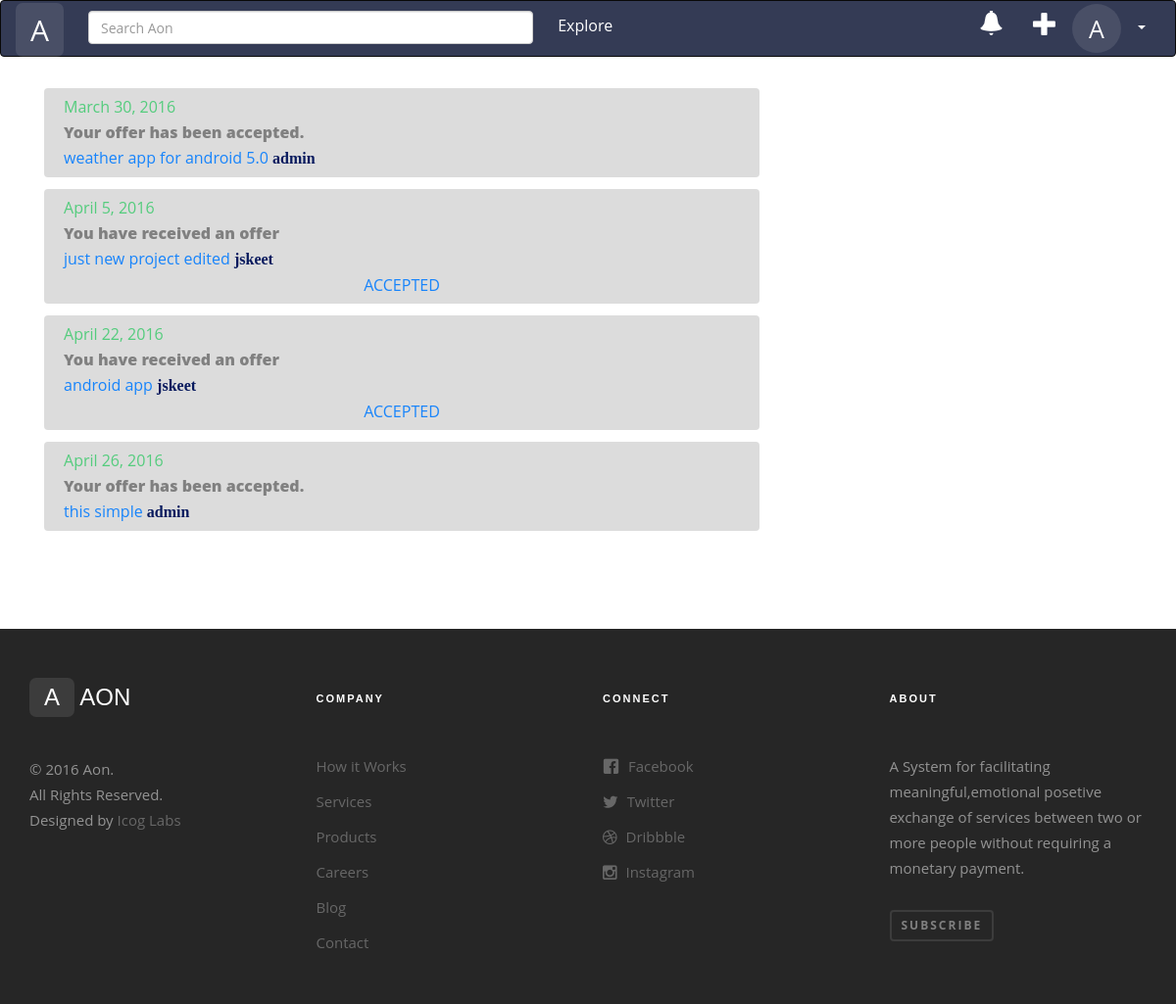
The page /notifications/ (signed in) on the database its author committed.
### app/models.py (models this page shows, shortened)
class Notification(models.Model):
    RECEIVED_OFFER = 200
    OFFER_ACCEPTED = 201
    OFFER_REJECTED = 202
    NOTIFICATION_TYPES = (
        (RECEIVED_OFFER, _('RECEIVED_OFFER')),
        (OFFER_ACCEPTED, _('OFFER_ACCEPTED')),
        (OFFER_REJECTED, _('OFFER_REJECTED')),
    )
    for_user = models.ForeignKey(User, null=False, blank=True)
    action_url = models.URLField(null=False, blank=False)
    type = models.SmallIntegerField(choices=NOTIFICATION_TYPES, blank=True, null=True)
    message = models.CharField(null=False, max_length=200, blank=False)
    is_seen = models.BooleanField(default=False, null=False)
    extra = models.ForeignKey(Offer, null=True, blank=True)
    created_at = models.DateTimeField(auto_now_add=True)

class Offer(models.Model):
    project = models.ForeignKey(Request, null=False, blank=False)
    offer_by = models.ForeignKey(User, null=False, blank=False)
    is_accepted = models.BooleanField(default=False)
    is_seen = models.BooleanField(default=False)
    created_at = models.DateTimeField(auto_now_add=True)
    updated_at = models.DateTimeField(auto_now=True)

class Request(models.Model):
    PROJECT_STATUS = (
        (STATUS_OPEN, _('Open')),
        (STATUS_DONE, _('Done')),
        (STATUS_CLOSED, _('Closed'))
    )
    title = models.CharField(max_length=200)
    type = models.ForeignKey(RequestCategory, blank=True, null=True)
    description = models.TextField(blank=True)
    slug = models.SlugField(max_length=200, unique=True, blank=True)
    status = models.SmallIntegerField(choices=PROJECT_STATUS, blank=True, default=STATUS_OPEN)
    created_by = models.ForeignKey(User, related_name='requested_by')
    skills = models.ManyToManyField(SkillTag, blank=True, related_name='collaborators')
    collaborators = models.ManyToManyField(User, blank=True)
    publish = models.BooleanField(blank=True, default=True)
    created = models.DateTimeField(auto_now_add=True)
    updated = models.DateTimeField(auto_now=True)
    objects = RequestQuerySet.as_manager()
    class Meta:
        verbose_name = "Request"
        verbose_name_plural = "Requests"
        ordering = ["-created"]

### app/views.py (the view)
# urls.py: url(r'^notifications/$', views.notifications, name='notifications'),
@login_required()
def notifications(request):
    user_notifications = Notification.objects.filter(for_user=request.user)
    for notification in user_notifications:
        notification.is_seen = True
        notification.save()
    user_notifications = Notification.objects.filter(for_user=request.user)
    return render(request=request, template_name='app/notifications.html',
                  context={'notifications': user_notifications})

### app/templates/app/notifications.html
{% extends "signed_in_base.html" %}
{% block content %}
    <div class="container" style="margin-bottom: 100px;">
        <div class="col-xs-8">
        {% if notifications %}
                {% for noti in notifications %}
                    <div class="app-project-list-item" >
                          <span style="color: #54CC7D;">{{ noti.created_at | date }}</span>
                        <div style="font-weight: 900">
                            {{ noti.message }}
                        </div>
                        <div >
                            <a href="{{ noti.action_url }}">{{noti.extra.project.title}}</a>
                            <a href="{% url 'user_profile' noti.extra.offer_by.username %}" style="font-family: exo;color: #081a5e;font-weight: bolder">
                            {{ noti.extra.offer_by.username }}
                            </a>
                        </div>
                         {% if noti.type == 200  %}
                            <div style="text-align: center">
                                {% if noti.extra.is_seen %}
                                     {% if noti.extra.is_accepted %}
                                         <span style="color: #1784fb;">ACCEPTED</span>
                                     {% else %}
                                         <span style="color: #fb4f59">REJECTED</span>
                                     {% endif %}
                                 {% else %}
                                     <a href="#"  class="btn btn-danger btn-reject-offer"  data-offer-id="{{ noti.extra.id }}">Reject</a>
                                     <a href="#"  class="btn btn-info btn-accept-offer" data-offer-id="{{ noti.extra.id }}">Accept</a>
                                 {% endif %}
                            </div>
                         {% endif %}
                    </div>
                {% endfor %}
        {% else %}
            <div>You have no notifications!</div>
        {% endif %}
        </div>
    </div>
{% endblock %}

### app/templates/signed_in_base.html (shortened to what this page needs)
{% load staticfiles %}
<!DOCTYPE html>
<html lang="en">
<head>
    <link href="{% static "app/vendor/bootstrap.min.css" %}" rel="stylesheet" type="text/css" />
    <link href="{% static "app/css/style.css" %}" rel="stylesheet" type="text/css" />
    <link rel="stylesheet" href="{% static "app/css/animate.css" %}">
    <link rel="stylesheet" href="{% static "app/css/select2.min.css" %}">
	<link rel="stylesheet" href="{% static "app/css/icomoon.css" %}">
	<link rel="stylesheet" href="{% static "app/css/magnific-popup.css" %}">
	<link rel="stylesheet" href="{% static "app/css/owl.carousel.min.css" %}">
	<link rel="stylesheet" href="{% static "app/css/owl.theme.default.min.css" %}">
    <link rel="stylesheet" href="{% static "app/css/cards.css" %}">
    <link href="{% static "app/css/app_style.css" %}" rel="stylesheet" type="text/css" />
</head>
<body>
    {% include 'navbar.html' %}
        {% block content %}
        {% endblock %}
    {% include 'footer.html' %}
</body>
</html>

### app/templates/navbar.html (shortened to what this page needs)
<nav class="navbar navbar-default navbar-inverse brand-nav" role="navigation" style="background-color: #343B55;">
  <div class="container-fluid">
        <div class="navbar-header">
          <a class="navbar-brand" href="{% url 'dashboard' %}"><span style="border-radius: 7px;font-size: 30px; padding: 7px 15px;position: relative;top: 5px; background: rgba(255, 255, 255, 0.1);">A</span></a>
    </div>
        <div class="collapse navbar-collapse" id="bs-example-navbar-collapse-1">
              <form  class="col-md-5 col-sm-5" style="padding: 10px" role="search" method="get" action="{% url 'search' %}">
                  <div class="">
                      <input id="global_search" type="text" name="q"  class="form-control" placeholder="Search Aon">
                  </div>
              </form>
               <ul class="nav navbar-nav">
                    <li><a href="{% url 'explore' %}">Explore</a></li>
               </ul>
               <ul class="nav navbar-nav navbar-right">
                    <li>
                        <p class="navbar-text" style="margin-top: 10px;">
                        <span>
                            <a href="{% url 'notifications' %}">
                                <i class="glyphicon glyphicon-bell" style="font-size:25px;"></i>
                            </a>
                        </span>
                    </li>
                  <li>
                        <p class="navbar-text" style="margin-top: 10px;">
                            <span>
                                <a href="" data-toggle="modal" data-target="#new_project_modal">
                                    <i class="glyphicon glyphicon-plus" style="font-size:25px;">
                                    </i>
                                </a>
                            </span>
                        </p>
                    </li>
                  <li>
                      <a href="{% url 'user_profile' user.username %}"  class="user_initial" >
                               {{ user.username| first | capfirst}}
                      </a>
                  </li>
                  <li class="dropdown">
                      <a href="#" class="dropdown-toggle" data-toggle="dropdown"><span class="caret"></span></a>
                    </li>
              </ul>
        </div>
  </div>
</nav>

### app/templates/footer.html (shortened to what this page needs)
<div class="fh5co-footer-style-3" style="padding:0em; padding-top:50px;">
	<div class="container">
        <div class="row p-b" style="padding-bottom:0px;">
            <div class="col-md-3 col-sm-6 fh5co-footer-widget ">
                <div class="fh5co-logo"><span class="logo">A</span> AON</div>
                <p class="fh5co-copyright">&copy; 2016 Aon. <br>All Rights Reserved. <br>Designed by <a target="_blank" href="#">Icog Labs</a>
            </div>
            <div class="col-md-3 col-sm-6 fh5co-footer-widget">
                <h3>Company</h3>
                <ul class="fh5co-links">
                    <li><a href="#">How it Works</a></li>
                    <li><a href="#">Services</a></li>
                    <li><a href="#">Products</a></li>
                    <li><a href="#">Careers</a></li>
                    <li><a href="#">Blog</a></li>
                    <li><a href="#">Contact</a></li>
                </ul>
            </div>
            <div class="col-md-3 col-sm-6 fh5co-footer-widget">
                <h3>Connect</h3>
                <ul class="fh5co-links fh5co-social">
                    <li><a href="#"><i class="icon icon-facebook2"></i> Facebook</a></li>
                    <li><a href="#"><i class="icon icon-twitter"></i> Twitter</a></li>
                    <li><a href="#"><i class="icon icon-dribbble"></i> Dribbble</a></li>
                    <li><a href="#"><i class="icon icon-instagram"></i> Instagram</a></li>
                </ul>
            </div>
            <div class="col-md-3 col-sm-6 fh5co-footer-widget">
                <h3>About</h3>
                <p>A System for facilitating meaningful,emotional posetive exchange of services between two or more people without requiring a monetary payment. </p>
                <p><a href="#" class="btn btn-success btn-sm btn-outline">Subscribe</a></p>
            </div>
        </div>
    </div>
</div>

### aon/static/app/css/icomoon.css (style rules this page uses)
[class^="icon-"], [class*=" icon-"] { font-family: 'icomoon' !important; speak: none; font-style: normal; font-weight: normal; font-variant: normal; text-transform: none; line-height: 1; -webkit-font-smoothing: antialiased; -moz-osx-font-smoothing: grayscale; }
.icon-twitter:before { content: "\f099"; }
.icon-instagram:before { content: "\f16d"; }
.icon-dribbble:before { content: "\f17d"; }
.icon-facebook2:before { content: "\e767"; }

### aon/static/app/css/app_style.css (style rules this page uses)
.user_initial { margin-top: 3px; background-color: rgba(255, 255, 255, 0.1); font-size: 25px; text-align: center; border-radius:50%; width:50px; height: 50px; }
.brand-nav a , span { color: #FFF; }
.navbar-inverse .navbar-nav>li>a { color: #FFF; }
.app-project-list-item { margin-top:12px; padding:6px 20px; border-radius: 4px; background-color: rgba(128, 128, 128, 0.28) }

### rows shown on the page
Notification: created_at "March 30, 2016", message "Your offer has been accepted.", extra.project "weather app for android 5.0", extra.offer_by.username "admin"
Notification: created_at "April 5, 2016", message "You have received an offer", extra.project "just new project edited", extra.offer_by.username "jskeet", type "ACCEPTED"
Notification: created_at "April 22, 2016", message "You have received an offer", extra.project "android app", extra.offer_by.username "jskeet", type "ACCEPTED"
Notification: created_at "April 26, 2016", message "Your offer has been accepted.", extra.project "this simple", extra.offer_by.username "admin"

### other values the page prints
{{ user.username| first | capfirst }} "A"
